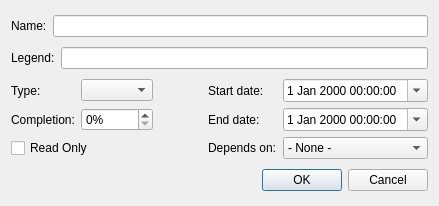
<ui version="4.0" >
 <class>EntryDialog</class>
 <widget class="QDialog" name="EntryDialog" >
  <property name="geometry" >
   <rect>
    <x>0</x>
    <y>0</y>
    <width>439</width>
    <height>206</height>
   </rect>
  </property>
  <layout class="QVBoxLayout" >
   <item>
    <layout class="QHBoxLayout" >
     <item>
      <widget class="QLabel" name="label" >
       <property name="text" >
        <string>Name:</string>
       </property>
      </widget>
     </item>
     <item>
      <widget class="QLineEdit" name="name" />
     </item>
    </layout>
   </item>
   <item>
    <layout class="QHBoxLayout" >
     <item>
      <widget class="QLabel" name="label_6" >
       <property name="text" >
        <string>Legend:</string>
       </property>
      </widget>
     </item>
     <item>
      <widget class="QLineEdit" name="legend" />
     </item>
    </layout>
   </item>
   <item>
    <layout class="QGridLayout" >
     <item row="0" column="0" >
      <widget class="QLabel" name="label_2" >
       <property name="text" >
        <string>Type:</string>
       </property>
      </widget>
     </item>
     <item row="0" column="1" >
      <widget class="QComboBox" name="type" />
     </item>
     <item row="0" column="2" >
      <spacer>
       <property name="orientation" >
        <enum>Qt::Horizontal</enum>
       </property>
       <property name="sizeHint" stdset="0" >
        <size>
         <width>41</width>
         <height>20</height>
        </size>
       </property>
      </spacer>
     </item>
     <item row="0" column="3" >
      <widget class="QLabel" name="label_3" >
       <property name="text" >
        <string>Start date:</string>
       </property>
      </widget>
     </item>
     <item row="0" column="4" >
      <widget class="QDateTimeEdit" name="startDate" >
       <property name="calendarPopup" >
        <bool>true</bool>
       </property>
      </widget>
     </item>
     <item row="1" column="0" >
      <widget class="QLabel" name="label_5" >
       <property name="text" >
        <string>Completion:</string>
       </property>
      </widget>
     </item>
     <item row="1" column="1" >
      <widget class="QSpinBox" name="completion" >
       <property name="suffix" >
        <string>%</string>
       </property>
       <property name="maximum" >
        <number>100</number>
       </property>
      </widget>
     </item>
     <item row="1" column="3" >
      <widget class="QLabel" name="label_EndDate" >
       <property name="text" >
        <string>End date:</string>
       </property>
      </widget>
     </item>
     <item row="1" column="4" >
      <widget class="QDateTimeEdit" name="endDate" >
       <property name="calendarPopup" >
        <bool>true</bool>
       </property>
      </widget>
     </item>
     <item row="2" column="0" colspan="2" >
      <widget class="QCheckBox" name="readOnly" >
       <property name="text" >
        <string>Read Only</string>
       </property>
      </widget>
     </item>
     <item row="2" column="3" >
      <widget class="QLabel" name="dependsLabel" >
       <property name="text" >
        <string>Depends on:</string>
       </property>
      </widget>
     </item>
     <item row="2" column="4" >
      <widget class="QComboBox" name="depends" >
       <item>
        <property name="text" >
         <string>- None -</string>
        </property>
       </item>
      </widget>
     </item>
    </layout>
   </item>
   <item>
    <widget class="QDialogButtonBox" name="buttonBox" >
     <property name="orientation" >
      <enum>Qt::Horizontal</enum>
     </property>
     <property name="standardButtons" >
      <set>QDialogButtonBox::Cancel|QDialogButtonBox::Ok</set>
     </property>
    </widget>
   </item>
  </layout>
 </widget>
 <resources/>
 <connections>
  <connection>
   <sender>buttonBox</sender>
   <signal>accepted()</signal>
   <receiver>EntryDialog</receiver>
   <slot>accept()</slot>
   <hints>
    <hint type="sourcelabel" >
     <x>248</x>
     <y>254</y>
    </hint>
    <hint type="destinationlabel" >
     <x>157</x>
     <y>274</y>
    </hint>
   </hints>
  </connection>
  <connection>
   <sender>buttonBox</sender>
   <signal>rejected()</signal>
   <receiver>EntryDialog</receiver>
   <slot>reject()</slot>
   <hints>
    <hint type="sourcelabel" >
     <x>316</x>
     <y>260</y>
    </hint>
    <hint type="destinationlabel" >
     <x>286</x>
     <y>274</y>
    </hint>
   </hints>
  </connection>
 </connections>
</ui>
